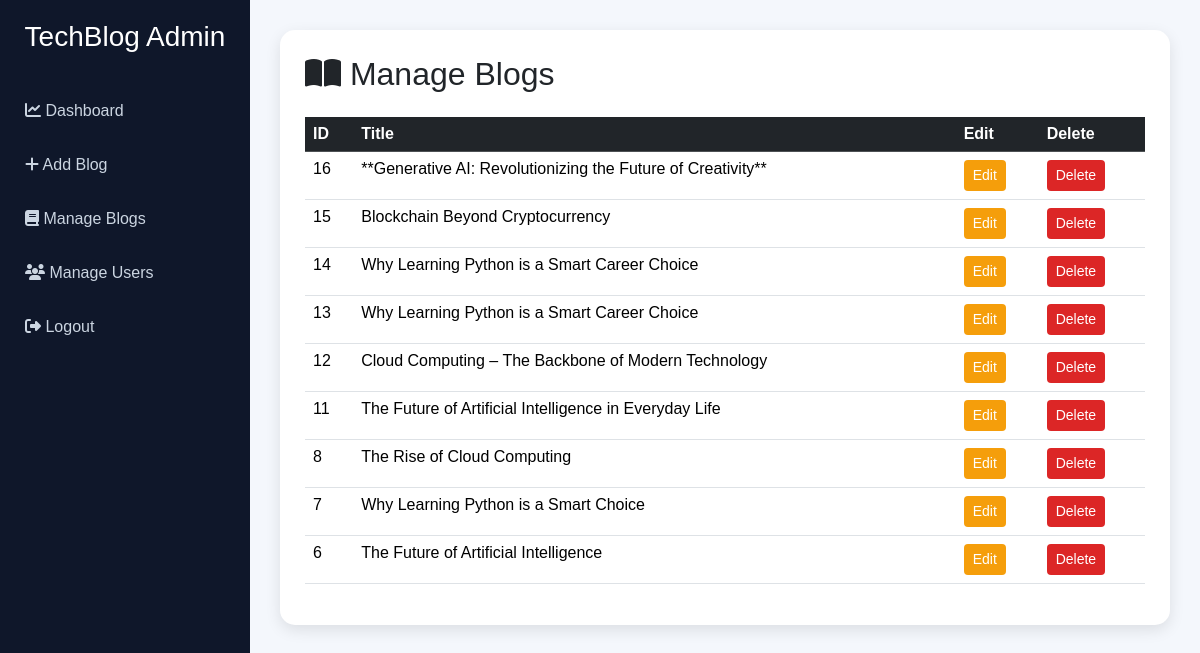
/posts/manage-blogs/ (signed in), run on the app's committed database.
### posts/models.py (models this page shows, shortened)
class Blog(models.Model):
    title=models.CharField(max_length=200)
    content=models.TextField()
    tags=models.CharField(max_length=200)
    author=models.CharField(max_length=100)
    created_at = models.DateTimeField(auto_now_add=True)
    updated_at = models.DateTimeField(auto_now=True)

### posts/views.py (the view)
# urls.py: path('manage-blogs/', views.manage_blogs, name='manage_blogs'),
def manage_blogs(request):
    if not request.session.get("is_admin"):
        return redirect("admin_login")
    blogs = Blog.objects.all().order_by("-id")
    return render(request, "manage_blogs.html", {
        "blogs": blogs
    })

### templates/manage_blogs.html (shortened to what this page needs)
<html lang="en">
<head>
<link href="https://cdn.jsdelivr.net/npm/bootstrap@5.3.3/dist/css/bootstrap.min.css" rel="stylesheet">
<link rel="stylesheet" href="https://cdnjs.cloudflare.com/ajax/libs/font-awesome/6.5.2/css/all.min.css">
</head>
<body>
<div class="sidebar">
<h3>TechBlog Admin</h3>
<a href="{% url 'admin_dashboard' %}">
<i class="fa fa-chart-line"></i> Dashboard
</a>
<a href="{% url 'create_blog' %}">
<i class="fa fa-plus"></i> Add Blog
</a>
<a href="{% url 'manage_blogs' %}">
<i class="fa fa-book"></i> Manage Blogs
</a>
<a href="{% url 'manage_users' %}">
<i class="fa fa-users"></i> Manage Users
</a>
<a href="{% url 'home' %}">
<i class="fa fa-right-from-bracket"></i> Logout
</a>
</div>
<div class="main">
<div class="table-box">
<h2 class="mb-4">
<i class="fa-solid fa-book-open"></i>
Manage Blogs
</h2>
<table class="table table-hover">
<thead class="table-dark">
<tr>
<th>ID</th>
<th>Title</th>
<th>Edit</th>
<th>Delete</th>
</tr>
</thead>
<tbody>
{% for blog in blogs %}
<tr>
<td>{{ blog.id }}</td>
<td>{{ blog.title }}</td>
<td>
<a href="{% url 'edit_blog' blog.id %}"
class="btn btn-edit btn-sm">
Edit
</a>
</td>
<td>
<a href="{% url 'delete_blog' blog.id %}"
class="btn btn-delete btn-sm">
Delete
</a>
</td>
</tr>
{% endfor %}
</tbody>
</table>
</div>
</div>
</body>
</html>

### templates/manage_blogs.html (style rules this page uses)
body { background:#f4f7fc; font-family:Arial,sans-serif; }
.sidebar { width:250px; height:100vh; position:fixed; background:#0f172a; padding-top:20px; }
.sidebar h3 { color:white; text-align:center; margin-bottom:30px; }
.sidebar a { display:block; color:#cbd5e1; padding:15px 25px; text-decoration:none; }
.main { margin-left:250px; padding:30px; }
.table-box { background:white; padding:25px; border-radius:15px; box-shadow:0 5px 15px rgba(0,0,0,.1); }
.btn-edit { background:#f59e0b; color:white; }
.btn-delete { background:#dc2626; color:white; }

### data on the page
Blog: id "16", title "**Generative AI: Revolutionizing the Future of Creativity**"
Blog: id "15", title "Blockchain Beyond Cryptocurrency"
Blog: id "14", title "Why Learning Python is a Smart Career Choice"
Blog: id "13", title "Why Learning Python is a Smart Career Choice"
Blog: id "12", title "Cloud Computing – The Backbone of Modern Technology"
Blog: id "11", title "The Future of Artificial Intelligence in Everyday Life"
Blog: id "8", title "The Rise of Cloud Computing"
Blog: id "7", title "Why Learning Python is a Smart Choice"
Blog: id "6", title "The Future of Artificial Intelligence"
